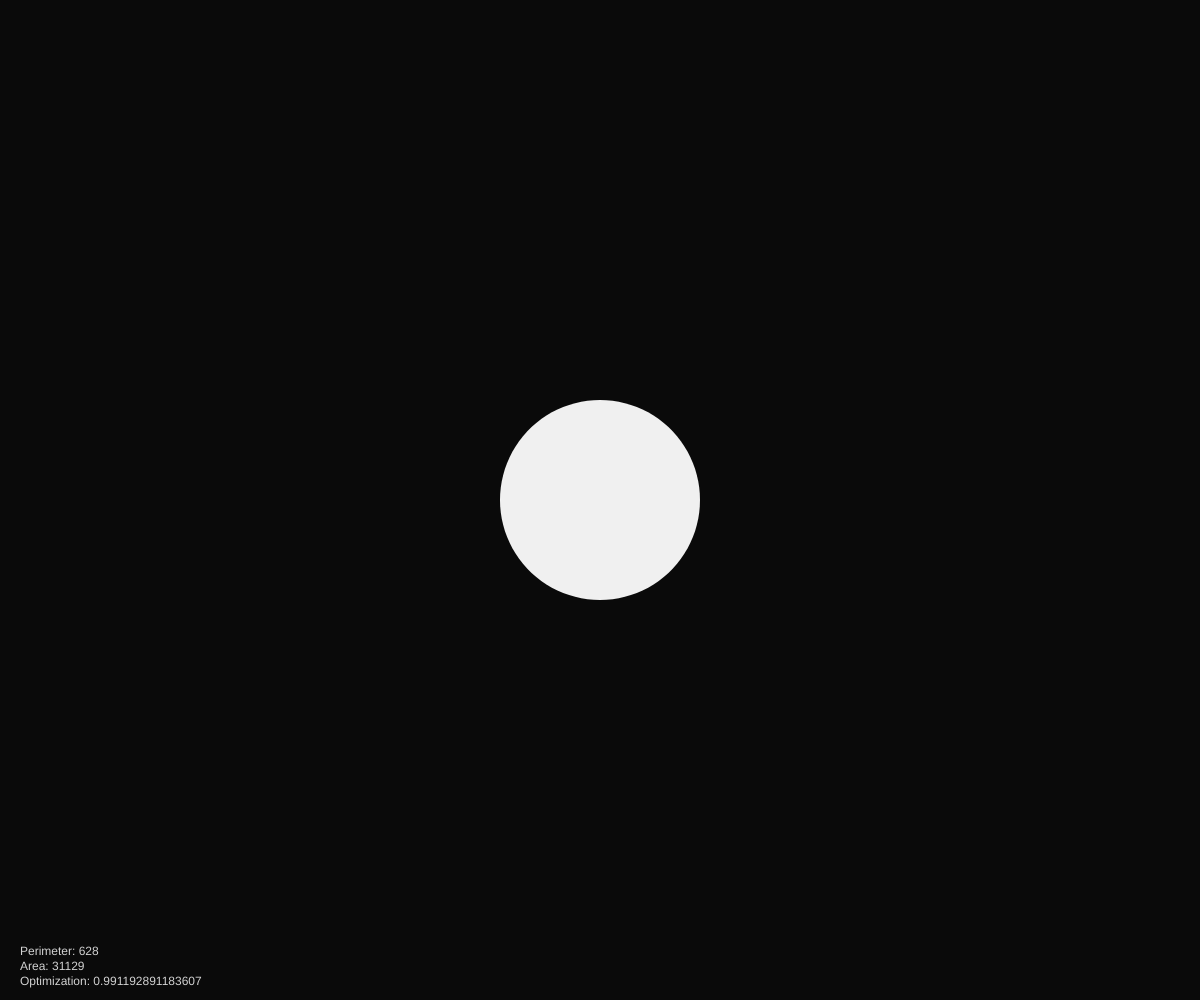
Frame 1 (no input)
Frame 60 (no input): identical to frame 1, image omitted
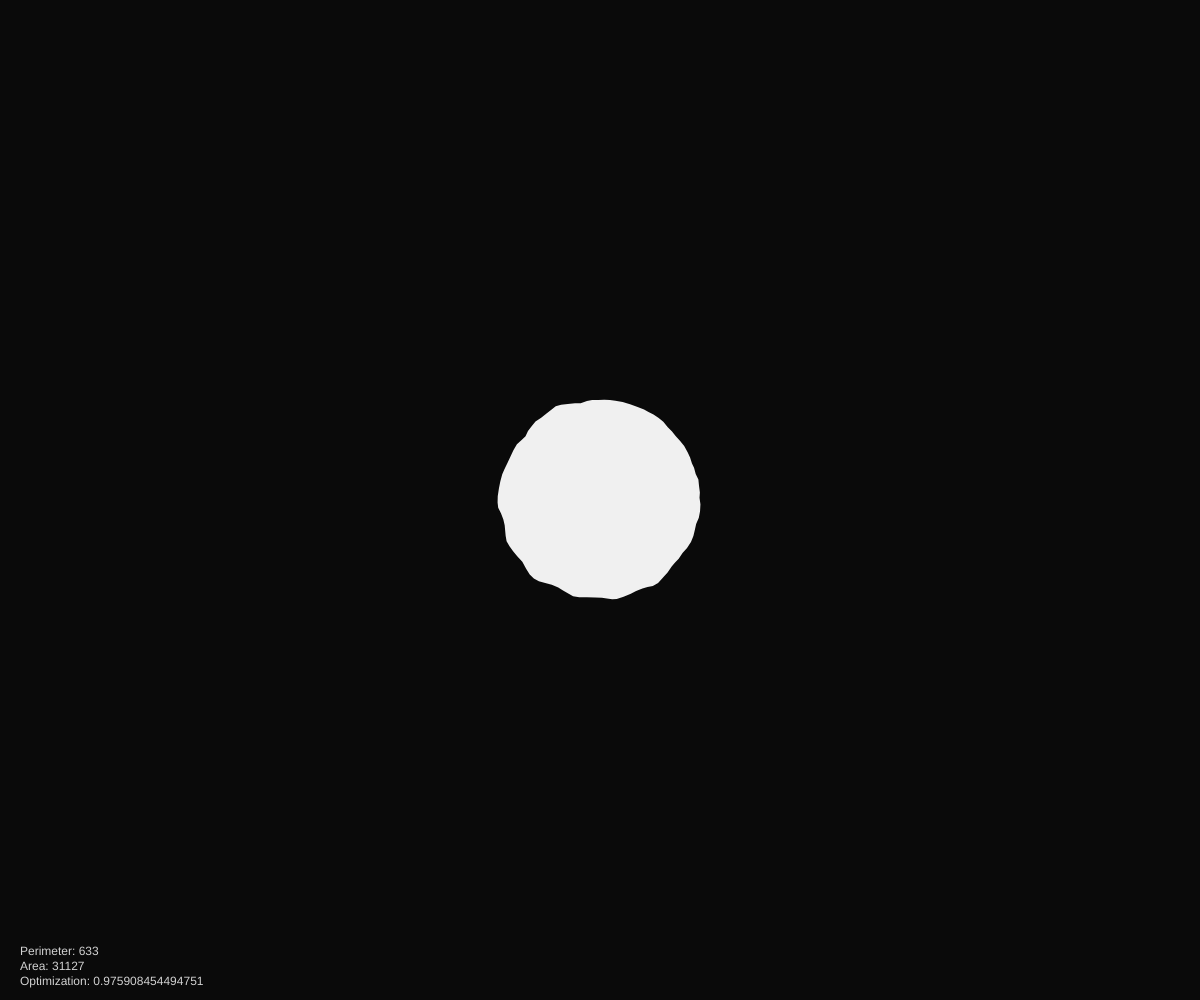
Frame 120 (the mouse pressed at the canvas centre since frame 60)

The p5.js sketch that drew these frames (run headless with seeded random() and noise() and a simulated clock; from frame 60 on, the mouse is pressed at the canvas centre):

// p5.js sketch
// ── sketch.js
var rad = 100;
var t = 0;
var xVer, yVer;

//optimization
var totalRanPoints = 100;
var ranVerX = [];
var ranVerY = [];
var counter = 0;

function setup() {
	createCanvas(windowWidth, windowHeight);
	pixelDensity(1);
	background(10);
	stroke(240);
	randomPoints();
}



function draw() {
	//Comenta y descometa para ver la animación que quieras.
	
	//circleCosSin(); // dibuja un circulo, punto por punto con la relación de senos y cosenos
	//rotateRadius(); //dibuja una circulo rotando una linea de radio r
	//cartetian(); // Dibuja un circulo, punto a punto con la relacíon de y^2=r^2-x^2
	//exclusion(); // Dibuja un circulo con puntos aleatorios si el punto esta mas lejos que un radio del centro 
	//inclusion(); // lo contrario a exclusion
	//randomLines(); // Dibuja un circulo con lineas aleatorias que no atraviezan por el circulo
	optimization(); //Empieza con un circulo y lentamente distorciona la relacion entre puntos
	//tangents(); //Dibuja un circulo con lineas tangentes al circulo
	t += .01;
}






function circleCosSin() {
	push();
	translate(width / 2, height / 2);
	xVer = rad * cos(t);
	yVer = rad * sin(t);
	point(xVer, yVer);
	pop();
}

function rotateRadius() {
	xVer = rad;
	yVer = 0;
	push();
	translate(width / 2, height / 2);
	rotate(t);
	//point(100,0);
	line(0, 0, xVer, 0);
	//point(xVer, yVer);
	pop();
}

function cartetian() {
	push();
	xVer = t * 40;
	translate(width / 2, height / 2);
	yVer = sq(rad) - sq(xVer);
	yVer = sqrt(yVer);
	point(xVer, yVer);
	point(xVer, -yVer);
	point(-xVer, yVer);
	point(-xVer, -yVer);
	pop();
}

function exclusion() {
	var ranX = random(0, width);
	var ranY = random(0, height);
	var distToCenter = dist(width / 2, height / 2, ranX, ranY);
	if (distToCenter > rad) {
		strokeWeight(3);
		point(ranX, ranY);
	}
}

function inclusion() {
	var ranX = random(0, width);
	var ranY = random(0, height);
	var distToCenter = dist(width / 2, height / 2, ranX, ranY);
	if (distToCenter < rad) {
		strokeWeight(3);
		point(ranX, ranY);
	}
}

function randomLines() {
	var px1 = random(-width / 2, width / 2);
	var px2 = random(-width / 2, width / 2);
	var py1 = random(-height / 2, height / 2);
	var py2 = random(-height / 2, height / 2);
	var a = (py2 - py1) / (px2 - px1);
	var c = py1 - (a * px1);

	var minDistX = (-a * c) / (sq(a) + 1);
	var minDistY = (-c) / (sq(a) + 1);

	if (dist(minDistX, minDistY, 0, 0) > rad) {
		//if (dist(minDistX, minDistY, 0, 0) < rad) {
		push();
		translate(width / 2, height / 2);
		// for(var i=-width/2;i<width/2;i+=10){
		// 	var tempY=a*i+c;
		// //	strokeWeight(3);
		// //	point(i,tempY);
		// }
		strokeWeight(1);
		line(px1, py1, px2, py2);
		//line(minDistX,minDistY,0,0);
		// strokeWeight(3);
		// point(minDistX, minDistY);
		pop();
	}
}

function tangents() {
	var px = random(-rad, rad);
	var pxr = random(-width / 2, width / 2);
	var sw = random(0, 1);
	if (sw > .5) {
		sw = 1;
	} else {
		sw = -1;
	}
	var py = sqrt(sq(rad) - sq(px)) * sw;

var mrad = py / px;
var m = -1 / mrad;
var pyr = m * (pxr - px) + py;
push();
translate(width / 2, height / 2);
line(px, py, pxr, pyr);
pop();
}
// ── optimization.js
function randomPoints() {
	var j = 1000;
	for (var i = 0; i < totalRanPoints; i++) {
		// ranVerX[i] = random(-width / 10, width / 10);
		// ranVerY[i] = random(-height / 10, height / 10);
		var xN = (noise(i / totalRanPoints * 10)) * 100;
		var yN = (noise(j / totalRanPoints * 10)) * 100;
		//	println(xN+" "+yN);
		ranVerX[i] = (rad * cos(i * 2 * PI / totalRanPoints)); //+xN;//+ random(-5, 5);
		ranVerY[i] = (rad * sin(i * 2 * PI / totalRanPoints)); //+yN;// random(-5, 5);
		j += 1;
	}
}

function checkArea() {
	loadPixels();
	var area = 0;
	for (var i = 0; i < width * 4; i += 4) {
		for (var j = 0; j < height; j++) {
			if (pixels[i + j * width * 4] > 220) {
				area++;
			}
		}
	}
	return (area);
}

function optimization() {
	fill(240);
	var perimeter = 0;
	var area;
	background(10);
	noStroke();
	push();
	beginShape();
	translate(width / 2, height / 2);
	var j = 10;
	for (var i = 0; i < totalRanPoints; i++) {
		if (i == 0) {
			perimeter = dist(ranVerX[totalRanPoints - 1], ranVerY[totalRanPoints - 1], ranVerX[i], ranVerY[i]);
		}
		if (i > 0) {
			perimeter += dist(ranVerX[i - 1], ranVerY[i - 1], ranVerX[i], ranVerY[i]);
		}
		if (counter > 100) {
			ranVerX[i] += (noise(t * 20 + i) - .5) * 1;
			ranVerY[i] += (noise(t * 20 + j) - .5) * 1;
		}
		if (counter > 300) {
			ranVerX[i] += (noise(t * 10 + i) - .5) * 1;
			ranVerY[i] += (noise(t * 10 + j) - .5) * 1;
		}
		if (counter > 400) {
			ranVerX[i] += (noise(t * 1 + i) - .5) * 1;
			ranVerY[i] += (noise(t * 1 + j) - .5) * 1;
		}

		if (counter > 500) {
			ranVerX[i] += (noise(t * .1 + i) - .5) * 1;
			ranVerY[i] += (noise(t * .1 + j) - .5) * 1;
		}

		j++;
		vertex(ranVerX[i], ranVerY[i]);
	}
	counter++;

	endShape(CLOSE);
	pop();
	area = checkArea();
	var idealRad = perimeter / 2 / PI;
	var idealArea = sq(idealRad) * PI;
	var opt = idealArea / perimeter;
	var actual = (area / perimeter);
//	println(counter);
	fill(210);
	text("Perimeter: " + int(perimeter), 20, height - 45);
	text("Area: " + int(area), 20, height - 30);
	text("Optimization: " + actual / opt, 20, height - 15);
	//	println("perimeter: "+perimeter);
}
